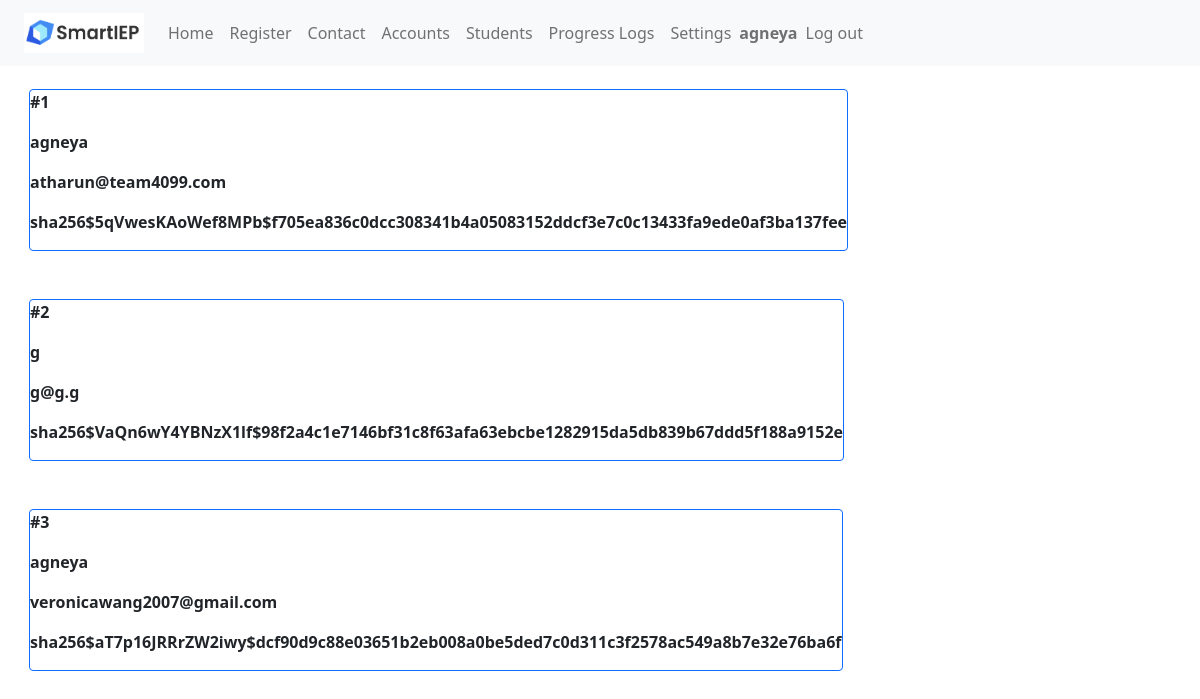
The page /accounts (signed in) on the database its author committed.
### app.py (models this page shows, shortened)
class Accounts(UserMixin, db.Model):
	__tablename__ = 'accounts'
	account_id = db.Column(db.Integer, primary_key=True)
	callname = db.Column(db.String(200),nullable=False)
	username = db.Column(db.String(200),nullable=False)
	password = db.Column(db.String(200),nullable=False)

### app.py (the view)
@main.route("/accounts")
@login_required
def accounts():
	accounts = Accounts.query.all()
	return render_template('accounts.html',accounts=accounts)

### app.py (called while the page is built)
@login_manager.user_loader
def load_user(account_id):
    return Accounts.query.get(int(account_id))

@app.context_processor
def utility_processor():
	def parse_tasks(newData):
		if (newData != ""):
			goalArrays = []
			for i in range(MAX_GOALS):
				goalArrays.append([])
			parts = newData[:-1].split(";")
			counter = 0
			for part in parts:
				if part[1] == "[":
					part = re.sub("\[.*?\]","[]",part)
					part = part.replace("[","").replace("]","")
					goalArrays[counter].append(part)
					counter = counter + 1
			for part in parts:
				if part[1] == "(":
					goalKey = int(part[part.find("(")+1:part.find(")")])
					part = re.sub("\(.*?\)","()",part)
					part = part.replace("(","").replace(")","")
					goalArrays[goalKey].append(part)
			return goalArrays
		else:
			return []
	return dict(parse_tasks=parse_tasks)

@app.context_processor
def add_imports():
    return dict(json=json)

### templates/accounts.html (shortened to what this page needs)
<!DOCTYPE html>
<html lang="en">
    <head>
        <link href="https://cdn.jsdelivr.net/npm/bootstrap@5.0.2/dist/css/bootstrap.min.css" rel="stylesheet">
    </head>
    <header>
      {% include 'nav.html' %}
    </header>
    <body>
        <div class="content">
            {% for account in accounts %}
                <div class="m-4 border border-primary rounded">
                    <p><b>#{{ account.account_id }}</b></p>
                    <p><b>{{ account.callname }}</b></p>
                    <p><b>{{ account.username }}</b></p>
                    <p><b>{{ account.password }}</b></p>
                </div>
            {% endfor %}
        </div>
    </body>
</html>

### templates/nav.html (shortened to what this page needs)
<nav class="px-4 navbar fixed-top navbar-expand-lg navbar-light bg-light">
    <a class="navbar-brand" href="/"><img src="static\smartieplogo.png" width="120" height="40"></a>
    <div>
      <ul class="navbar-nav mr-auto">
        <li class="nav-item active">
          <a class="nav-link" href="/signin">Home</a>
        </li>
        <li class="nav-item">
          <a class="nav-link" href="/register">Register</a>
        </li>
        <li class="nav-item">
          <a class="nav-link" href="/contactus">Contact</a>
        </li>
        {% if current_user.is_authenticated %}
        <li class="nav-item">
          <a class="nav-link" href="/accounts">Accounts</a>
        </li>
        <li class="nav-item">
          <a class="nav-link" href="/students">Students</a>
        </li>
        <li class="nav-item">
          <a class="nav-link" href="/logs">Progress Logs</a>
        </li>
        <li class="nav-item">
          <a class="nav-link" href="/terminatestudent">Settings</a>
        </li>
        <span style="float: right" class="navbar-text navbar-right">
          <b>{{ current_user.callname }}</b>
        </span>
        <li style="float: right" class="nav-item">
          <a class="nav-link" href="/logout">Log out</a>
        </li>
      </ul>
        {% endif %}
    </div>
  </nav>

### templates/accounts.html (style rules this page uses)
.content { margin: 5px; width: 100%; display: flex; flex-direction: row; flex-wrap: wrap; }
body { padding-top: 60px; }

### rows shown on the page
Accounts: callname "agneya", account_id "1", username "atharun@team4099.com", password "sha256$5qVwesKAoWef8MPb$f705ea836c0dcc308341b4a05083152ddcf3e7c0c13433fa9ede0af3ba137fee"
Accounts: account_id "2", callname "g", username "g@g.g", password "sha256$VaQn6wY4YBNzX1lf$98f2a4c1e7146bf31c8f63afa63ebcbe1282915da5db839b67ddd5f188a9152e"
Accounts: account_id "3", callname "agneya", username "veronicawang2007@gmail.com", password "sha256$aT7p16JRRrZW2iwy$dcf90d9c88e03651b2eb008a0be5ded7c0d311c3f2578ac549a8b7e32e76ba6f"
